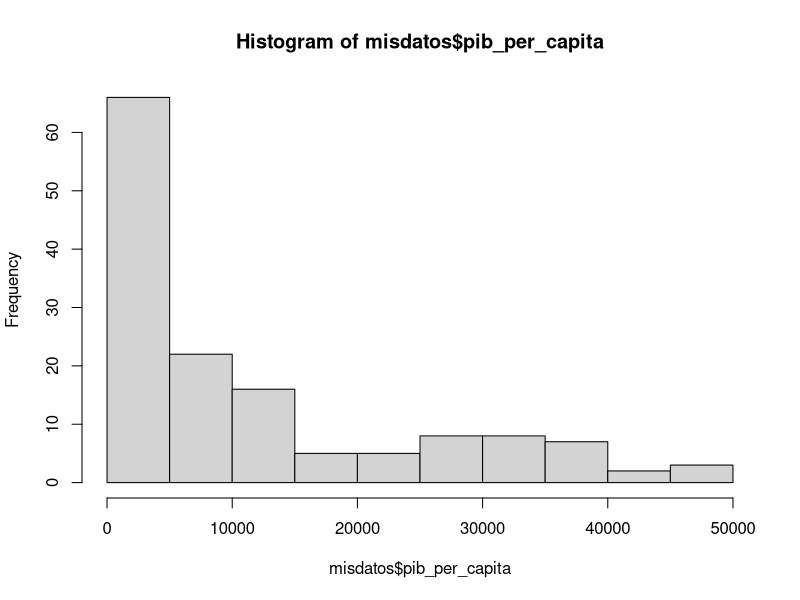
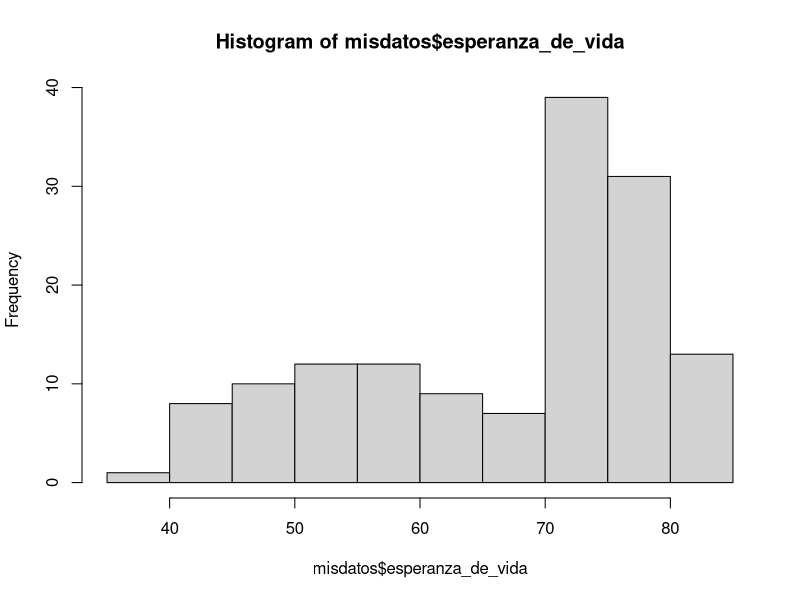
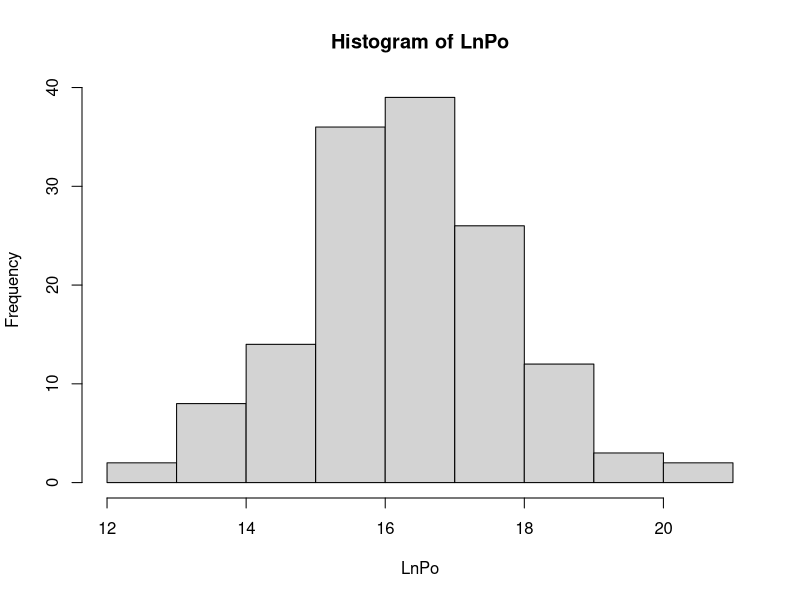

Write R code to recreate these figures, in order.
#Alumno: Francisco Galvez Hagedorn


# nombre del archivo a mandar por correo:
# nombre_apellido_inferencia_profesor.R
# ejemplo:
# juan_perez_inferencia_beltran.R

# No olvide ejecutar las líneas 6 y 11 antes de empezar el resto del trabajo
library(readxl)

# 1. Use la función read_excel para cargar los datos que se encuentran en el archivo excel 
misdatos <- read_excel("datos_e.xlsx")



# 2. Para las variables "pib_per_capita" y "esperanza_de_vida" compute lo siguiente
# 2.1 la media cada una (4 pts)

#Respuestas
#Media Pib per capita
mean(misdatos$pib_per_capita)
#Media esperanza de vida
mean(misdatos$esperanza_de_vida)

# 2.2 la desviación estandar de cada una (4 pts)

#Respuestas
#desviacion estandar pib per capital
sd(misdatos$pib_per_capita)
#desviación estandar esperanza de vida
sd(misdatos$esperanza_de_vida)

# 2.3 la cantidad de observaciones (n) de cada una (4 pts)

#Respuestas
#Todos los datos tienen la misma cantidad, asique la cantidad siempre sera la misma.

nrow(misdatos)


# 3. Grafique los histogramas de estas tres variables:
# "pib_per_capita" (2 pto), "esperanza_de_vida" (2 pto)
#"y el logaritmo natural de la variable "población"" (4 pts).
# Puede usar cualquier función y paquete de R que grafique histogramas

#Respuestas:
hist(misdatos$pib_per_capita)
hist(misdatos$esperanza_de_vida)
LnPo <- log(misdatos$poblacion)
hist(LnPo)
